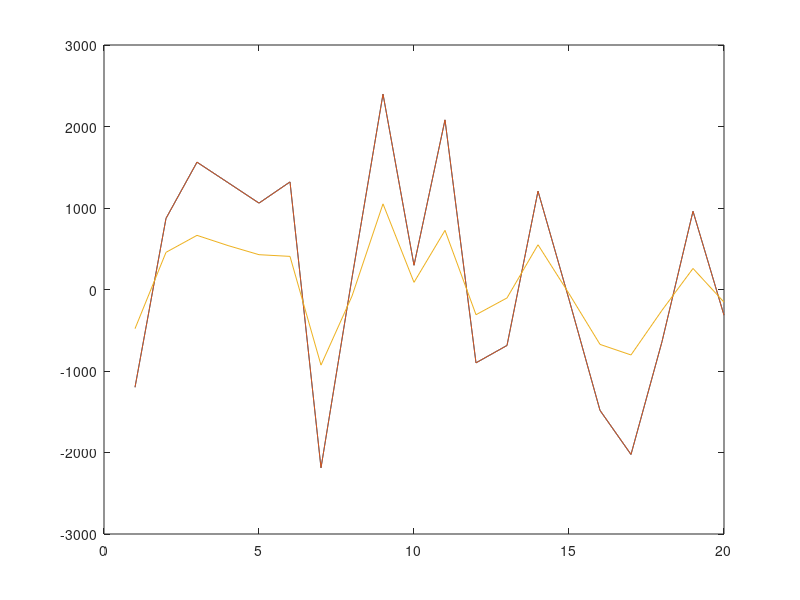

Write MATLAB code to recreate this figure.
function L06ps22(n, N)
   % function L06ps22(n,N)
   %
   % MATLAB code for 6.241/Fall 2006 PS2, problem 2(c)

   if nargin<1, n = 100; end            % default dimension
   if nargin<2, N = 20; end             % default number of trials
   M = toeplitz([0.5;-1;0.5;zeros(n-3,1)],[0.5 zeros(1,n-1)]);
   M(1,1) = 0.2;M(2,2) = 1;
   C = [zeros(1,n-1) 1];
   F = C*inv(eye(n)+M'*M);              % optimal filter
   G = F*C';                            % optimal cost
   qq = zeros(N,3);                     % to keep results
   for i = 1:N
       q = zeros(n,1);                      % generation of q
       q(1) = 5*randn; q(2) = q(1)+randn;
       for k = 1:n-2,
          q(k+2) = 2*(q(k+1)+randn)-q(k);
       end                                % end generation of q
       y = q+randn(n,1);
       qq(i,1) = q(n);
       qq(i,2) = F*y;
       qq(i,3) = sum(y)/n;
   end
   ee = sum((qq(:,1)-qq(:,2)).^2)/N;
   fprintf('\n error: %f    (theory: %f)\n',ee,G)
   close(gcf);plot(qq)

end
